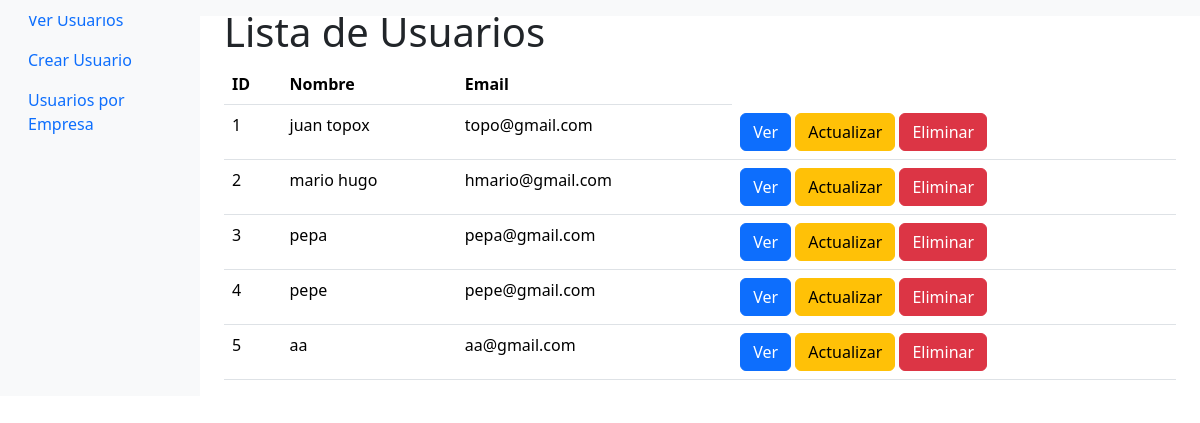
Before: / with the older database file.
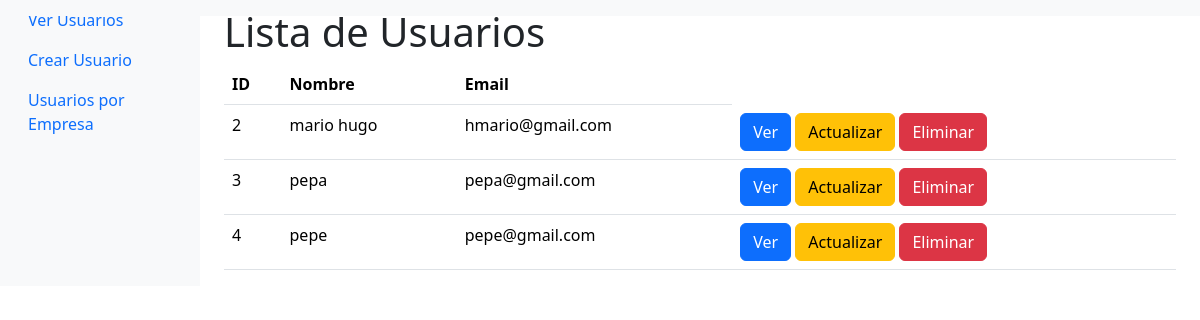
After: the same page with the newer database file.
### api/models.py (models this page shows)
class Usuario(Base):
    __tablename__ = "usuarios"
    id = Column(Integer, primary_key=True, index=True)
    id_fk_empresa = Column(Integer, ForeignKey("empresas.id"))
    nombre = Column(String)
    email = Column(String)
    empresa = relationship("Empresa", back_populates="usuarios")

### api/main.py (the view)
@app.get("/", response_class=HTMLResponse)
def read_root(request: Request, db: Session = Depends(database.get_db)):
    users = crud.obtener_usuarios(db)
    return templates.TemplateResponse("index.html", {"request": request, "users": users})

### api/templates/index.html (shortened to what this page needs)
<!DOCTYPE html>
<html lang="en">
<head>
    <link href="https://cdn.jsdelivr.net/npm/bootstrap@5.3.2/dist/css/bootstrap.min.css" rel="stylesheet">
</head>
<body>
    <nav class="navbar navbar-expand-lg navbar-light bg-light fixed-top">
    </nav>
    <div class="container-fluid">
        <div class="row">
            <nav id="sidebar" class="col-md-3 col-lg-2 d-md-block bg-light sidebar">
                <div class="position-sticky">
                    <div class="position-sticky">
                        <ul class="nav flex-column">
                            <li class="nav-item">
                                <a class="nav-link active" href="/">Ver Usuarios</a>
                            </li>
                            <li class="nav-item">
                                <a class="nav-link" href="/usuarios/create">Crear Usuario</a>
                            </li>
                            <li class="nav-item">
                                <a class="nav-link" href="/empresas/1/usuarios">Usuarios por Empresa</a>
                            </li>
                        </ul>
                    </div>
                </div>
            </nav>
            <main class="col-md-9 ms-sm-auto col-lg-10 px-md-4">
                <h1 class="mt-2">Lista de Usuarios</h1>
                <table class="table">
                    <thead>
                        <tr>
                            <th>ID</th>
                            <th>Nombre</th>
                            <th>Email</th>
                        </tr>
                    </thead>
                    <tbody>
                        {% for user in users %}
                            <tr>
                                <td>{{ user.id }}</td>
                                <td>{{ user.nombre }}</td>
                                <td>{{ user.email }}</td>
                                <td>
                                    <a href="/usuarios/{{ user.id }}/ver" class="btn btn-primary">Ver</a>
                                    <a href="/usuarios/{{ user.id }}/update" class="btn btn-warning">Actualizar</a>
                                    <a href="/usuarios/{{ user.id }}/eliminar" class="btn btn-danger" onclick="return confirm('¿Estás seguro de eliminar este usuario?')">Eliminar</a>
                                </td>
                            </tr>
                        {% endfor %}
                    </tbody>
                </table>
            </main>
        </div>
    </div>
</body>
</html>

Changed rows visible on the page:
removed Usuario: id "1", nombre "juan topox", email "topo@gmail.com"
removed Usuario: id "5", nombre "aa", email "aa@gmail.com"
